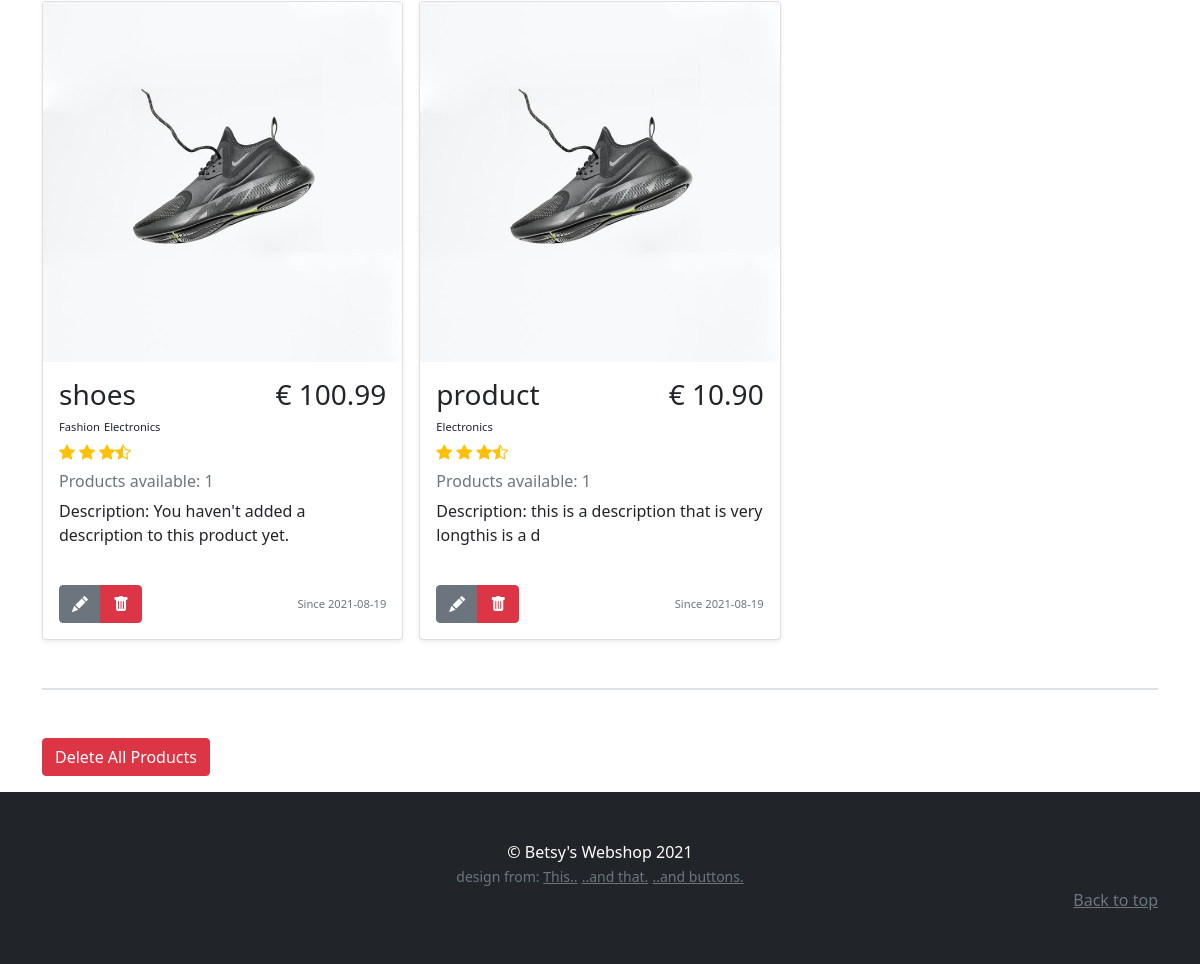
Page /account (signed in, lower part) on the earlier database version.
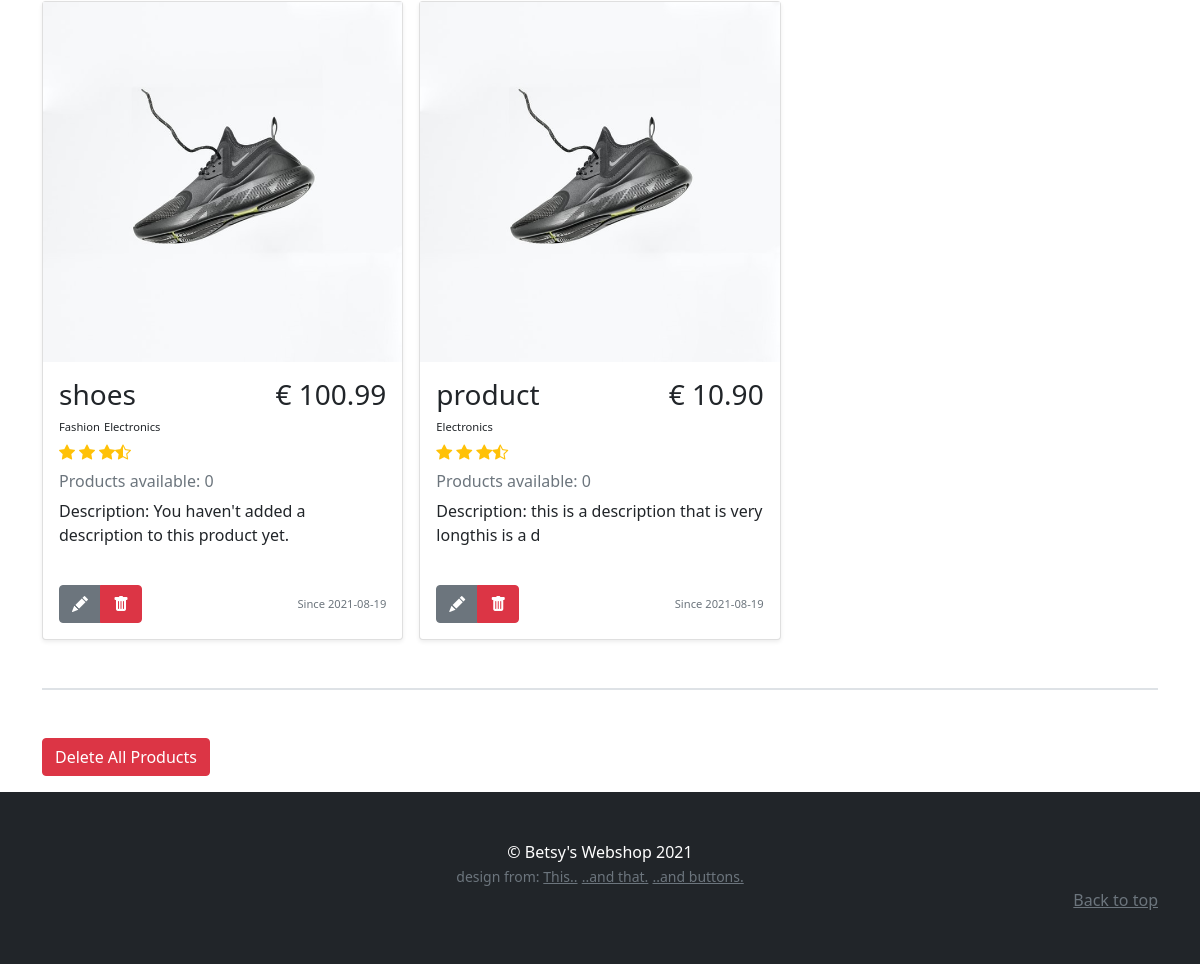
Same page on the later database version.
### models.py (models this page shows)
class BaseModel(db_wrapper.Model):
    class Meta:
        database = db

class Product(BaseModel):
    name = CharField(max_length=50)
    description = TextField(null=True)
    price_per_unit = DecimalField(
        constraints=[Check("price_per_unit >= 0")],
        decimal_places=2,
        max_digits=10,
    )
    stock = IntegerField(default=1)
    owner = ForeignKeyField(User, backref="products")
    product_pic = CharField(null=True, default="default_product.jpg")
    date_posted = DateTimeField(formats="%Y-%m-%d %H:%M", default=datetime.now())

class ProductTag(BaseModel):
    product = ForeignKeyField(Product, index=True, backref="tags")
    tag = ForeignKeyField(Tag, index=True, backref="products")

class Tag(BaseModel):
    name = CharField(unique=True, max_length=30)

### routes.py (the view)
@app.route("/account", methods=["GET", "POST"])
@login_required
def account():
    update_account_form = UpdateAccountForm(
        prefix="update_account",
        country=current_user.country,
        profile_pic=current_user.profile_pic,
    )
    add_product_form = AddProductForm(prefix="add-product")
    search_form = SearchForm(prefix="search_form")
    search_form.search_tag.choices = get_alpha_tag_names()
    user_products = list_user_products(current_user.id)
    profile_pic = url_for(
        "static", filename=f"/profile_pics/{current_user.profile_pic}"
    )
    return render_template(
        "account.html",
        add_product_form=add_product_form,
        update_account_form=update_account_form,
        search_form=search_form,
        user_products=user_products,
        all_products=Product.select(),
        profile_pic=profile_pic,
    )

### main.py (called while the page is built)
def list_user_products(user_id) -> list[Product]:
    user_products = (
        Product.select()
        .join(User)
        .where(Product.owner == user_id)
        .order_by(Product.id.desc())
    )
    return user_products

def get_alpha_tag_names() -> tuple[
    Tag
]:  # deze kan mss weg of in de form zelf zetten, tags zijn statisch nu
    tags = Tag.select().order_by(Tag.name)
    tag_list = [(tag.name, tag.name) for tag in tags]
    tag_list.insert(0, ("All", "All Categories"))
    return tag_list

### routes.py (called while the page is built)
@login_manager.user_loader
def load_user(user_id):
    return User.get_by_id(user_id)

### templates/account.html (shortened to what this page needs)
{% extends 'base.html' %}
{% block content %}
<div class="container mb-3">
  <div class="album mt-4">
    <div class="row row-cols-1 row-cols-md-2 row-cols-lg-3 g-3">
      {% for product in user_products %}
      <div class="col">
        <div class="card shadow-sm">
          <img src="{{  url_for('static', filename='/product_pics/' + product.product_pic)  }}" alt="{{ product.name }}">
          <div class="card-body h-100">
            <div class="d-flex justify-content-between">
              <h3>{{ product.name }}</h3>
              <h3>€ {{ "%.2f"|format(product.price_per_unit) }}</h3>
            </div>
            <ul class="d-flex p-0 mb-0">
              {% for producttags in product.tags %}
              <span class="pe-1 fs-small"> {{producttags.tag.name}}</span>
              {% endfor %}
            </ul>
            <div class="d-flex text-warning py-1">
              <i class="bi bi-star-fill"></i>
              <i class="bi bi-star-fill mx-1"></i>
              <i class="bi bi-star-fill"></i>
              <i class="bi bi-star-half"></i>
            </div>
            <h6 class="text-muted my-0 mt-1 mb-2">
              Products available: {{product.stock}}
            </h6>
            <p class="card-text mt-2" style="min-height: 70px">
              Description: {% if product.description %} {{ product.description
              }} {% else %} You haven't added a description to this product yet. {% endif
              %}
            </p>
            <div class="d-flex justify-content-between align-items-center">
              <div class="btn-group">
                <a href="{{url_for('update_product_page', product_id=product.id)}}#updateProductForm" class="btn btn-secondary"><i class="bi bi-pencil-fill"></i></a>
                <button
                  type="button"
                  class="btn btn-danger"
                  data-bs-toggle="modal"
                  data-bs-target="#deleteProductModal{{product.id}}"
                >
                  <i class="bi bi-trash-fill"></i>
                 </button>
              </div>
              <div class="text-muted fs-small m-0 p-0">
                <p class="m-0">Since {{product.date_posted[0:10]}}</p>
              </div>
            </div>
          </div>
        </div>
      </div>
      {% endfor%}
    </div>
  </div>
  <div class="border my-5"></div>
  {% if user_products | length  >= 1%}
  <button
  type="button"
  class="btn btn-danger"
  data-bs-toggle="modal"
  data-bs-target="#deleteAllProductsModal"
>
  Delete All Products
 </button>
 {% endif %}
</div>
{% endblock content %}

### templates/base.html (shortened to what this page needs)
<!DOCTYPE html>
<html lang="en" class="h-100">
  <head>
    <link
      href="https://cdn.jsdelivr.net/npm/bootstrap@5.0.2/dist/css/bootstrap.min.css"
      rel="stylesheet"
    />
    <link
      href="{{url_for('static', filename='styles.css')}}"
      rel="stylesheet"
    />
    <link
      href="https://cdn.jsdelivr.net/npm/bootstrap-icons@1.5.0/font/bootstrap-icons.css"
      rel="stylesheet"
    />
  </head>
  <body class="d-flex flex-column h-100">
    <main>
       {% block content%} {% endblock content %}
    </main>
    {% include "footer.html" %}
  </body>
</html>

### templates/footer.html
<footer class="py-5 bg-dark footer mt-auto">
  <div class="container text-center">
    <p class="m-0 text-white">&copy; Betsy's Webshop 2021</p>
    <small class="text-muted">design from: </small>
    <small class="text-muted"
      ><a
        class="text-muted"
        href="https://startbootstrap.com/template/shop-homepage"
        >This..</a
      ></small
    >
    <small class="text-muted"
      ><a class="text-muted" href="https://getbootstrap.com/docs/5.0/examples/"
        >..and that.</a
      ></small
    >
    <small class="text-muted"
      ><a class="text-muted" href="https://uicookies.com/css-buttons/"
        >..and buttons.</a
      ></small
    >
    <p class="mb-1 text-end">
      <a href="#" class="text-muted">Back to top</a>
    </p>
  </div>
</footer>

### static/styles.css (style rules this page uses)
.fs-small { font-size: 0.7rem; }

Differences in the rows shown:
changed Product "shoes": stock "1" → "0"
changed Product "product": stock "1" → "0"
